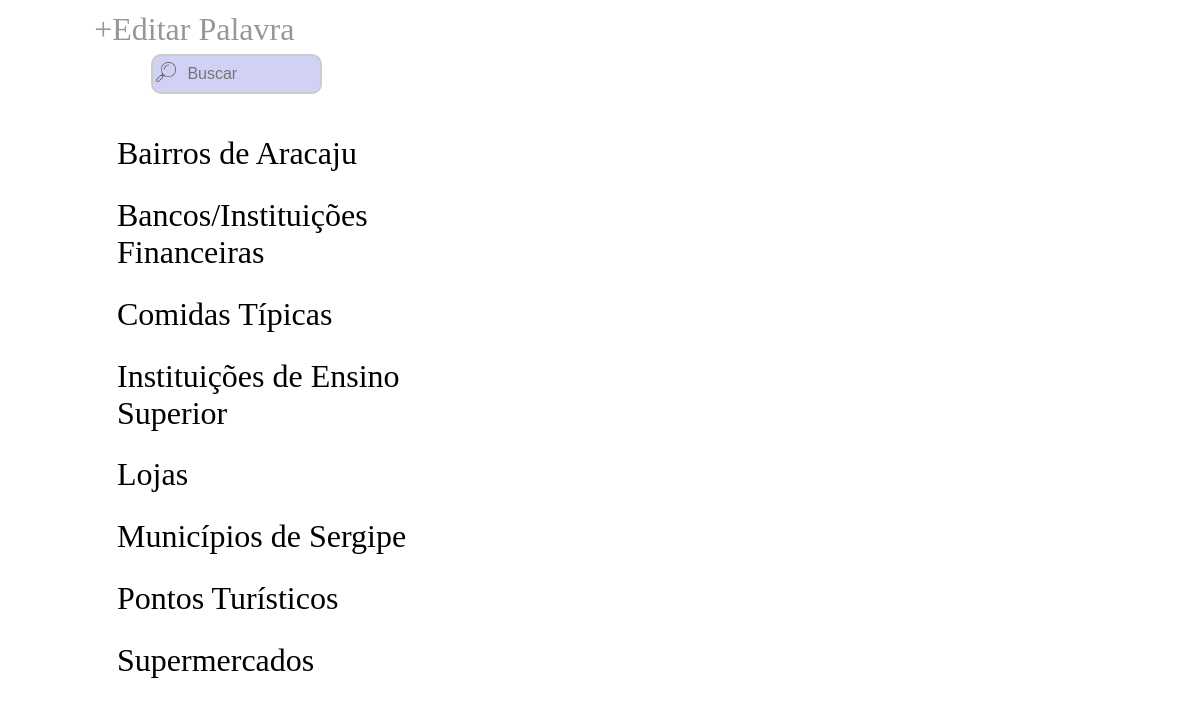
The page /admin/edit.php (signed in) on the database its author committed.
### tables this page shows
CREATE TABLE `Categorias` (
  `nome` longtext,
  `link` longtext,
  `foto` longtext,
  `coment` longtext,
  `id` int(11) DEFAULT NULL
);

### admin/edit.php (the view, shortened to what this page needs)
<?php
function Corrige($string){
  return preg_replace(array("/(á|à|ã|â|ä)/","/(Á|À|Ã|Â|Ä)/","/(é|è|ê|ë)/","/(É|È|Ê|Ë)/","/(í|ì|î|ï)/","/(Í|Ì|Î|Ï)/","/(ó|ò|õ|ô|ö)/","/(Ó|Ò|Õ|Ô|Ö)/","/(ú|ù|û|ü)/","/(Ú|Ù|Û|Ü)/","/(ñ)/","/(Ñ)/","/(ç)/"),explode(" ","a A e E i I o O u U n N c"),$string);
}
?>
<html lang="pt-BR">
  <head>
    <link rel="stylesheet" type="text/css" href="static/css/fontes.css">
    <link rel="stylesheet" type="text/css" href="static/css/FormPalavras.css">
    <link rel="stylesheet" type="text/css" href="static/css/editstyle.css">
    <link rel="stylesheet" type="text/css" href="static/css/icones.css">
  </head>
  <body>
    <div id="tela">
        <div id="edittittle" class="letters">+Editar Palavra</div>
        <div id="busca">
            <form action="javascript:void(0);">
                <input type="text" id="input_query" placeholder="Buscar" autocomplete="off">
            </form>
        </div>
        <div id="EditBoxCat">
            <?php
                $conexao = mysqli_connect('localhost', 'mobdtc57_postgres', 'Libras147963Dicio','mobdtc57_PRODAP') or die("Erro ao conectar com o banco de dados");
                $result = mysqli_query($conexao,"SELECT * FROM Categorias order by nome;");
                while ($row = mysqli_fetch_assoc($result)) {
                    $name = explode(" ", $row['nome']);
                    $name = Corrige($name[0]);
                    echo("<div class=\"lettersC\" id=\"".$name."\" data-cat=".$row['nome'].">".$row['nome']."</div>");
                    echo("<br>");
                }
            ?>
        </div>
      <div id="EditBoxPal">
      </div>
    </div>
  </body>
</html>

### admin/static/css/editstyle.css (style rules this page uses)
body { height: 100%; margin: 0%; }
#tela { position: absolute; left: 5%; height: 100%; width: 95%; overflow: auto; }
#edittittle { float: left; width: 90%; margin-left: 3%; margin-top: 1%; }
#busca { float: left; width: 30%; height: 5%; margin-left: 8%; margin-top: 0.5%; }
#EditBoxCat { clear:both; float: left; margin-left: 3%; margin-top: 3%; height: 75%; width: 30%; padding-left: 2%; overflow: auto; }
#EditBoxPal { float: left; margin-top: 2%; height: 75%; width: 20%; padding-left: 2%; overflow: auto; }

### rows shown on the page
categorias: nome "Bairros de Aracaju"
categorias: nome "Bancos/Instituições Financeiras"
categorias: nome "Comidas Típicas"
categorias: nome "Instituições de Ensino Superior"
categorias: nome "Lojas"
categorias: nome "Municípios de Sergipe"
categorias: nome "Pontos Turísticos"
categorias: nome "Supermercados"
